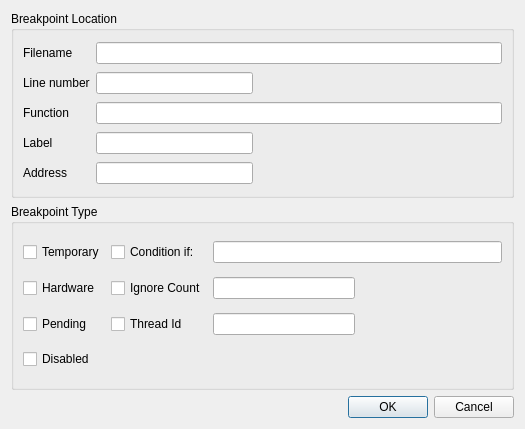
<?xml version="1.0" encoding="UTF-8"?>
<ui version="4.0">
 <class>SeerBreakpointCreateDialogForm</class>
 <widget class="QDialog" name="SeerBreakpointCreateDialogForm">
  <property name="geometry">
   <rect>
    <x>0</x>
    <y>0</y>
    <width>525</width>
    <height>429</height>
   </rect>
  </property>
  <property name="windowTitle">
   <string>Create a Breakpoint</string>
  </property>
  <layout class="QVBoxLayout" name="verticalLayout">
   <item>
    <widget class="QGroupBox" name="breakpointLocationGroupBox">
     <property name="title">
      <string>Breakpoint Location</string>
     </property>
     <layout class="QGridLayout" name="gridLayout">
      <item row="0" column="0">
       <widget class="QLabel" name="filenameLabel">
        <property name="text">
         <string>Filename</string>
        </property>
       </widget>
      </item>
      <item row="0" column="1" colspan="2">
       <widget class="QLineEdit" name="filenameLineEdit">
        <property name="clearButtonEnabled">
         <bool>true</bool>
        </property>
       </widget>
      </item>
      <item row="1" column="0">
       <widget class="QLabel" name="lineNumberLabel">
        <property name="text">
         <string>Line number</string>
        </property>
       </widget>
      </item>
      <item row="1" column="1">
       <widget class="QLineEdit" name="lineNumberLineEdit">
        <property name="clearButtonEnabled">
         <bool>true</bool>
        </property>
       </widget>
      </item>
      <item row="1" column="2">
       <spacer name="lineNumberHorizontalSpacer">
        <property name="orientation">
         <enum>Qt::Horizontal</enum>
        </property>
        <property name="sizeHint" stdset="0">
         <size>
          <width>40</width>
          <height>20</height>
         </size>
        </property>
       </spacer>
      </item>
      <item row="2" column="0">
       <widget class="QLabel" name="functionLabel">
        <property name="text">
         <string>Function</string>
        </property>
       </widget>
      </item>
      <item row="2" column="1" colspan="2">
       <widget class="QLineEdit" name="functionLineEdit">
        <property name="clearButtonEnabled">
         <bool>true</bool>
        </property>
       </widget>
      </item>
      <item row="3" column="0">
       <widget class="QLabel" name="labelLabel">
        <property name="text">
         <string>Label</string>
        </property>
       </widget>
      </item>
      <item row="3" column="1">
       <widget class="QLineEdit" name="labelLineEdit">
        <property name="clearButtonEnabled">
         <bool>true</bool>
        </property>
       </widget>
      </item>
      <item row="3" column="2">
       <spacer name="labelHorizontalSpacer">
        <property name="orientation">
         <enum>Qt::Horizontal</enum>
        </property>
        <property name="sizeHint" stdset="0">
         <size>
          <width>40</width>
          <height>20</height>
         </size>
        </property>
       </spacer>
      </item>
      <item row="4" column="0">
       <widget class="QLabel" name="addressLabel">
        <property name="text">
         <string>Address</string>
        </property>
       </widget>
      </item>
      <item row="4" column="1">
       <widget class="QLineEdit" name="addressLineEdit">
        <property name="clearButtonEnabled">
         <bool>true</bool>
        </property>
       </widget>
      </item>
      <item row="4" column="2">
       <spacer name="addressHorizontalSpacer">
        <property name="orientation">
         <enum>Qt::Horizontal</enum>
        </property>
        <property name="sizeHint" stdset="0">
         <size>
          <width>243</width>
          <height>20</height>
         </size>
        </property>
       </spacer>
      </item>
     </layout>
    </widget>
   </item>
   <item>
    <widget class="QGroupBox" name="breakpointTypeGroupBox">
     <property name="title">
      <string>Breakpoint Type</string>
     </property>
     <layout class="QGridLayout" name="gridLayout_2">
      <item row="0" column="0">
       <widget class="QCheckBox" name="temporaryCheckBox">
        <property name="text">
         <string>Temporary</string>
        </property>
       </widget>
      </item>
      <item row="0" column="1">
       <widget class="QCheckBox" name="conditionalCheckBox">
        <property name="text">
         <string>Condition if:</string>
        </property>
       </widget>
      </item>
      <item row="0" column="2" colspan="2">
       <widget class="QLineEdit" name="conditionalLineEdit">
        <property name="clearButtonEnabled">
         <bool>true</bool>
        </property>
       </widget>
      </item>
      <item row="1" column="0">
       <widget class="QCheckBox" name="hardwareCheckBox">
        <property name="text">
         <string>Hardware</string>
        </property>
       </widget>
      </item>
      <item row="1" column="1">
       <widget class="QCheckBox" name="ignoreCountCheckBox">
        <property name="text">
         <string>Ignore Count</string>
        </property>
       </widget>
      </item>
      <item row="1" column="2">
       <widget class="QLineEdit" name="ignoreCountLineEdit">
        <property name="clearButtonEnabled">
         <bool>true</bool>
        </property>
       </widget>
      </item>
      <item row="1" column="3">
       <spacer name="horizontalSpacer">
        <property name="orientation">
         <enum>Qt::Horizontal</enum>
        </property>
        <property name="sizeHint" stdset="0">
         <size>
          <width>131</width>
          <height>20</height>
         </size>
        </property>
       </spacer>
      </item>
      <item row="2" column="0">
       <widget class="QCheckBox" name="pendingCheckBox">
        <property name="text">
         <string>Pending</string>
        </property>
       </widget>
      </item>
      <item row="2" column="1">
       <widget class="QCheckBox" name="threadIdCheckBox">
        <property name="text">
         <string>Thread Id</string>
        </property>
       </widget>
      </item>
      <item row="2" column="2">
       <widget class="QLineEdit" name="threadIdLineEdit">
        <property name="clearButtonEnabled">
         <bool>true</bool>
        </property>
       </widget>
      </item>
      <item row="2" column="3">
       <spacer name="horizontalSpacer_2">
        <property name="orientation">
         <enum>Qt::Horizontal</enum>
        </property>
        <property name="sizeHint" stdset="0">
         <size>
          <width>131</width>
          <height>20</height>
         </size>
        </property>
       </spacer>
      </item>
      <item row="3" column="0">
       <widget class="QCheckBox" name="disabledCheckBox">
        <property name="text">
         <string>Disabled</string>
        </property>
       </widget>
      </item>
     </layout>
    </widget>
   </item>
   <item>
    <widget class="QDialogButtonBox" name="buttonBox">
     <property name="orientation">
      <enum>Qt::Horizontal</enum>
     </property>
     <property name="standardButtons">
      <set>QDialogButtonBox::Cancel|QDialogButtonBox::Ok</set>
     </property>
    </widget>
   </item>
  </layout>
 </widget>
 <resources/>
 <connections>
  <connection>
   <sender>buttonBox</sender>
   <signal>accepted()</signal>
   <receiver>SeerBreakpointCreateDialogForm</receiver>
   <slot>accept()</slot>
   <hints>
    <hint type="sourcelabel">
     <x>248</x>
     <y>254</y>
    </hint>
    <hint type="destinationlabel">
     <x>157</x>
     <y>274</y>
    </hint>
   </hints>
  </connection>
  <connection>
   <sender>buttonBox</sender>
   <signal>rejected()</signal>
   <receiver>SeerBreakpointCreateDialogForm</receiver>
   <slot>reject()</slot>
   <hints>
    <hint type="sourcelabel">
     <x>316</x>
     <y>260</y>
    </hint>
    <hint type="destinationlabel">
     <x>286</x>
     <y>274</y>
    </hint>
   </hints>
  </connection>
 </connections>
</ui>
